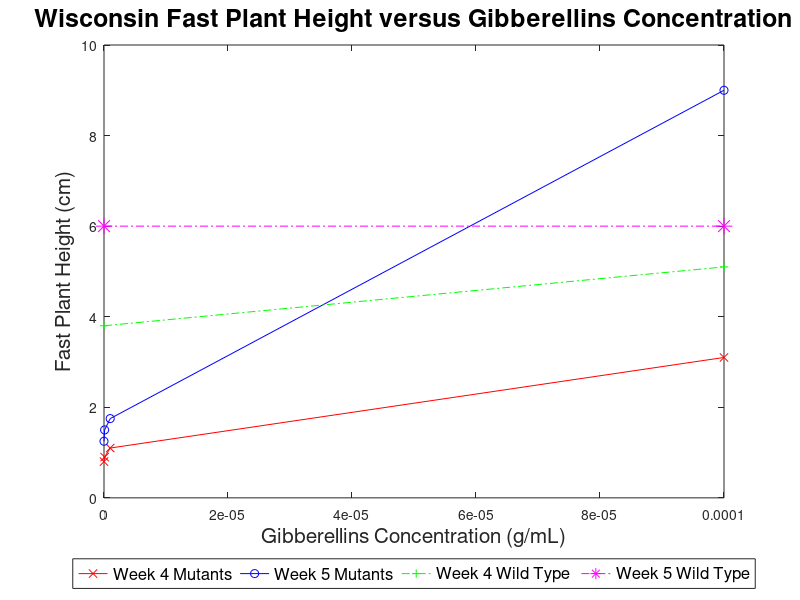

This chart was generated by the following MATLAB code:
wc = [0, 1e-4];
Wt1=[3.8,5.1];
Wt2=[6,6];
Wt3=[3.2,4.6];
Wt4=[3.5,4.2];
Wt5=[4.9,5.5];

mc1=[0,10^-7,10^-6,10^-4];
M1=[0.8,0.9,1.1,3.1];
M2=[1.25,1.5,1.75,9];

plot(mc1,M1,'r-x',mc1,M2,'b-o',wc,Wt1,'g-.+',wc,Wt2,'m-.*','MarkerSize',12);
legend({'Week 4 Mutants','Week 5 Mutants', 'Week 4 Wild Type', 'Week 5 Wild Type'},'FontSize',12,'Location','southoutside','Orientation','horizontal');
title('Wisconsin Fast Plant Height versus Gibberellins Concentration','FontSize',18)
xlabel('Gibberellins Concentration (g/mL)','FontSize',15)
ylabel('Fast Plant Height (cm)','FontSize',15)